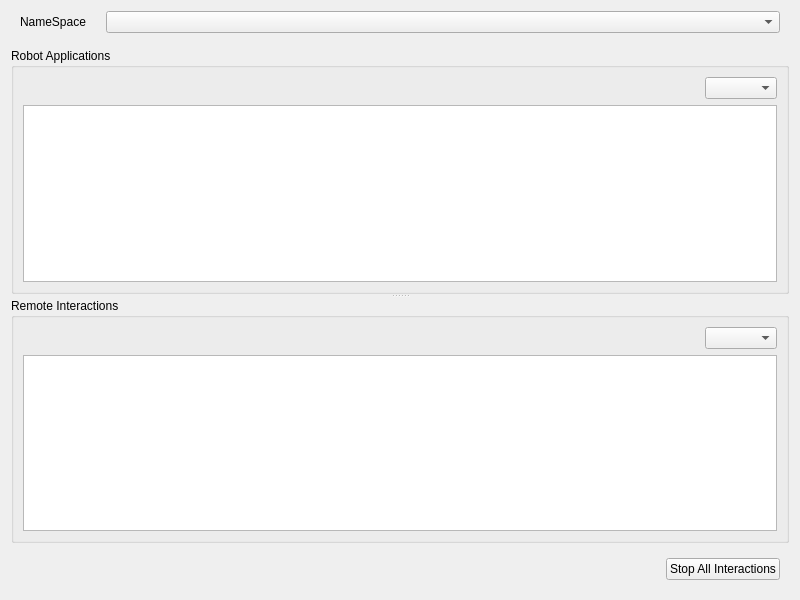
<?xml version="1.0" encoding="UTF-8"?>
<ui version="4.0">
 <class>interactions_chooser</class>
 <widget class="QWidget" name="interactions_chooser">
  <property name="enabled">
   <bool>true</bool>
  </property>
  <property name="geometry">
   <rect>
    <x>0</x>
    <y>0</y>
    <width>800</width>
    <height>600</height>
   </rect>
  </property>
  <property name="sizePolicy">
   <sizepolicy hsizetype="Preferred" vsizetype="Preferred">
    <horstretch>0</horstretch>
    <verstretch>0</verstretch>
   </sizepolicy>
  </property>
  <property name="windowTitle">
   <string>Interactions Chooser</string>
  </property>
  <layout class="QVBoxLayout" name="verticalLayout_2">
   <item>
    <layout class="QHBoxLayout" name="horizontalLayout">
     <property name="sizeConstraint">
      <enum>QLayout::SetDefaultConstraint</enum>
     </property>
     <property name="leftMargin">
      <number>9</number>
     </property>
     <property name="topMargin">
      <number>0</number>
     </property>
     <property name="rightMargin">
      <number>9</number>
     </property>
     <property name="bottomMargin">
      <number>9</number>
     </property>
     <item>
      <widget class="QLabel" name="label_3">
       <property name="sizePolicy">
        <sizepolicy hsizetype="Preferred" vsizetype="Preferred">
         <horstretch>0</horstretch>
         <verstretch>0</verstretch>
        </sizepolicy>
       </property>
       <property name="maximumSize">
        <size>
         <width>80</width>
         <height>16777215</height>
        </size>
       </property>
       <property name="acceptDrops">
        <bool>false</bool>
       </property>
       <property name="text">
        <string>NameSpace</string>
       </property>
      </widget>
     </item>
     <item>
      <widget class="QComboBox" name="namespace_checkbox">
       <property name="sizePolicy">
        <sizepolicy hsizetype="Preferred" vsizetype="Fixed">
         <horstretch>0</horstretch>
         <verstretch>0</verstretch>
        </sizepolicy>
       </property>
       <property name="maximumSize">
        <size>
         <width>16777215</width>
         <height>16777215</height>
        </size>
       </property>
      </widget>
     </item>
    </layout>
   </item>
   <item>
    <widget class="QSplitter" name="splitter">
     <property name="orientation">
      <enum>Qt::Vertical</enum>
     </property>
     <widget class="QGroupBox" name="groupBox">
      <property name="title">
       <string>Robot Applications</string>
      </property>
      <layout class="QVBoxLayout" name="verticalLayout">
       <item>
        <layout class="QHBoxLayout" name="horizontalLayout_6">
         <item>
          <spacer name="horizontalSpacer_3">
           <property name="orientation">
            <enum>Qt::Horizontal</enum>
           </property>
           <property name="sizeHint" stdset="0">
            <size>
             <width>40</width>
             <height>20</height>
            </size>
           </property>
          </spacer>
         </item>
         <item>
          <widget class="QComboBox" name="pairings_group_combobox">
           <property name="sizePolicy">
            <sizepolicy hsizetype="Preferred" vsizetype="Fixed">
             <horstretch>0</horstretch>
             <verstretch>0</verstretch>
            </sizepolicy>
           </property>
           <property name="sizeAdjustPolicy">
            <enum>QComboBox::AdjustToContents</enum>
           </property>
          </widget>
         </item>
        </layout>
       </item>
       <item>
        <widget class="QListView" name="pairings_grid">
         <property name="resizeMode">
          <enum>QListView::Adjust</enum>
         </property>
         <property name="viewMode">
          <enum>QListView::IconMode</enum>
         </property>
        </widget>
       </item>
      </layout>
     </widget>
     <widget class="QGroupBox" name="groupBox_2">
      <property name="title">
       <string>Remote Interactions</string>
      </property>
      <layout class="QVBoxLayout" name="verticalLayout_3">
       <item>
        <layout class="QHBoxLayout" name="horizontalLayout_3">
         <item>
          <spacer name="horizontalSpacer_2">
           <property name="orientation">
            <enum>Qt::Horizontal</enum>
           </property>
           <property name="sizeHint" stdset="0">
            <size>
             <width>40</width>
             <height>20</height>
            </size>
           </property>
          </spacer>
         </item>
         <item>
          <widget class="QComboBox" name="interactions_group_combobox">
           <property name="sizePolicy">
            <sizepolicy hsizetype="Preferred" vsizetype="Fixed">
             <horstretch>0</horstretch>
             <verstretch>0</verstretch>
            </sizepolicy>
           </property>
           <property name="sizeAdjustPolicy">
            <enum>QComboBox::AdjustToContents</enum>
           </property>
          </widget>
         </item>
        </layout>
       </item>
       <item>
        <widget class="QListView" name="interactions_grid">
         <property name="resizeMode">
          <enum>QListView::Adjust</enum>
         </property>
         <property name="viewMode">
          <enum>QListView::IconMode</enum>
         </property>
        </widget>
       </item>
      </layout>
     </widget>
    </widget>
   </item>
   <item>
    <widget class="QFrame" name="frame">
     <property name="frameShape">
      <enum>QFrame::NoFrame</enum>
     </property>
     <property name="frameShadow">
      <enum>QFrame::Raised</enum>
     </property>
     <layout class="QHBoxLayout" name="horizontalLayout_2">
      <item>
       <spacer name="horizontalSpacer">
        <property name="orientation">
         <enum>Qt::Horizontal</enum>
        </property>
        <property name="sizeHint" stdset="0">
         <size>
          <width>518</width>
          <height>20</height>
         </size>
        </property>
       </spacer>
      </item>
      <item>
       <widget class="QPushButton" name="button_stop_all_interactions">
        <property name="text">
         <string>Stop All Interactions</string>
        </property>
       </widget>
      </item>
     </layout>
    </widget>
   </item>
  </layout>
 </widget>
 <resources/>
 <connections/>
</ui>
